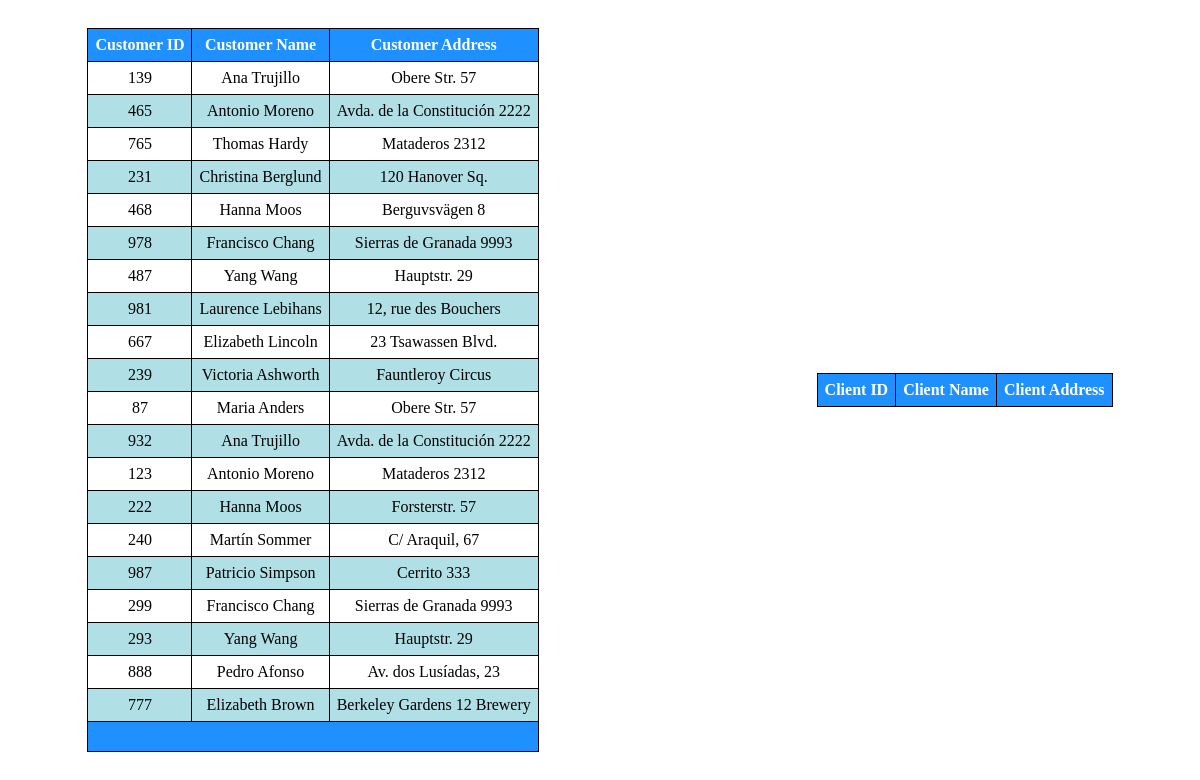
The page / on the database its author committed.
### tables this page shows
CREATE TABLE `customers` (
  `ID` int(11) NOT NULL,
  `CustomerID` int(11) NOT NULL,
  `CustomerName` varchar(50) NOT NULL,
  `CustomerAddress` varchar(150) NOT NULL
);

### source.php (the view, shortened to what this page needs)
<?php
    $sourceSQL = "SELECT * FROM `customers` WHERE 1;";
    $sourceResult = mysqli_query( $sourceConnection, $sourceSQL );
    $sourceChecker = mysqli_num_rows( $sourceResult );
    echo'<table> <tr><th>Customer ID</th> <th>Customer Name</th> <th>Customer Address</th></tr>';
    if ( $sourceChecker > 0 ) {
        while ( $row = mysqli_fetch_assoc( $sourceResult )) {
            echo "<tr><td>";
            echo $row['CustomerID'];
            echo "</td><td>";
            echo $row['CustomerName'];
            echo "</td><td>";
            echo $row['CustomerAddress'];
            echo "</td></tr>";
        }
        echo '<tr><td colspan = "3"></td></tr>';
        echo '</table>';
    }

### index.php (shortened to what this page needs)
<?php include_once 'connection.php'; ?>
<!DOCTYPE html>
<html>
    <head>
        <link rel="stylesheet" type="text/css" href="style.css">
    </head>
    <body>
        <div class="container">
            <div class="row">
                <?php include_once 'source.php'; ?>
            </div>
            <div class="row">
                <?php include_once 'target.php'; ?>
            </div>
        </div>
    </body>
</html>

### target.php (shortened to what this page needs)
<?php
    echo'<table> <tr><th>Client ID</th> <th>Client Name</th> <th>Client Address</th></tr>';

### style.css (style rules this page uses)
html, body { height: 100%; min-height: 100% }
.container { display: flex; justify-content: space-around; align-items: center; }
.row { max-width: 50%; position: relative; padding: 20px; }
table { border-collapse: collapse; }
table, th, td { border: 1px solid black; }
tr:nth-child(odd) { background-color: powderblue; }
tr:first-child, tr:last-child { color: white; background-color: DodgerBlue; }
tr:last-child { height: 30px; }
th, td { padding: 7px; text-align: center; }
td:nth-child(odd) { min-width: 50px; }

### rows shown on the page
customers: CustomerID "139", CustomerName "Ana Trujillo", CustomerAddress "Obere Str. 57"
customers: CustomerID "465", CustomerName "Antonio Moreno", CustomerAddress "Avda. de la Constitución 2222"
customers: CustomerID "765", CustomerName "Thomas Hardy", CustomerAddress "Mataderos 2312"
customers: CustomerID "231", CustomerName "Christina Berglund", CustomerAddress "120 Hanover Sq."
customers: CustomerID "468", CustomerName "Hanna Moos", CustomerAddress "Berguvsvägen 8"
customers: CustomerID "978", CustomerName "Francisco Chang", CustomerAddress "Sierras de Granada 9993"
customers: CustomerID "487", CustomerName "Yang Wang", CustomerAddress "Hauptstr. 29"
customers: CustomerID "981", CustomerName "Laurence Lebihans", CustomerAddress "12, rue des Bouchers"
customers: CustomerID "667", CustomerName "Elizabeth Lincoln", CustomerAddress "23 Tsawassen Blvd."
customers: CustomerID "239", CustomerName "Victoria Ashworth", CustomerAddress "Fauntleroy Circus"
customers: CustomerID "87", CustomerName "Maria Anders", CustomerAddress "Obere Str. 57"
customers: CustomerID "932", CustomerName "Ana Trujillo", CustomerAddress "Avda. de la Constitución 2222"
customers: CustomerID "123", CustomerName "Antonio Moreno", CustomerAddress "Mataderos 2312"
customers: CustomerID "222", CustomerName "Hanna Moos", CustomerAddress "Forsterstr. 57"
customers: CustomerID "240", CustomerName "Martín Sommer", CustomerAddress "C/ Araquil, 67"
customers: CustomerID "987", CustomerName "Patricio Simpson", CustomerAddress "Cerrito 333"
customers: CustomerID "299", CustomerName "Francisco Chang", CustomerAddress "Sierras de Granada 9993"
customers: CustomerID "293", CustomerName "Yang Wang", CustomerAddress "Hauptstr. 29"
customers: CustomerID "888", CustomerName "Pedro Afonso", CustomerAddress "Av. dos Lusíadas, 23"
customers: CustomerID "777", CustomerName "Elizabeth Brown", CustomerAddress "Berkeley Gardens 12 Brewery"
